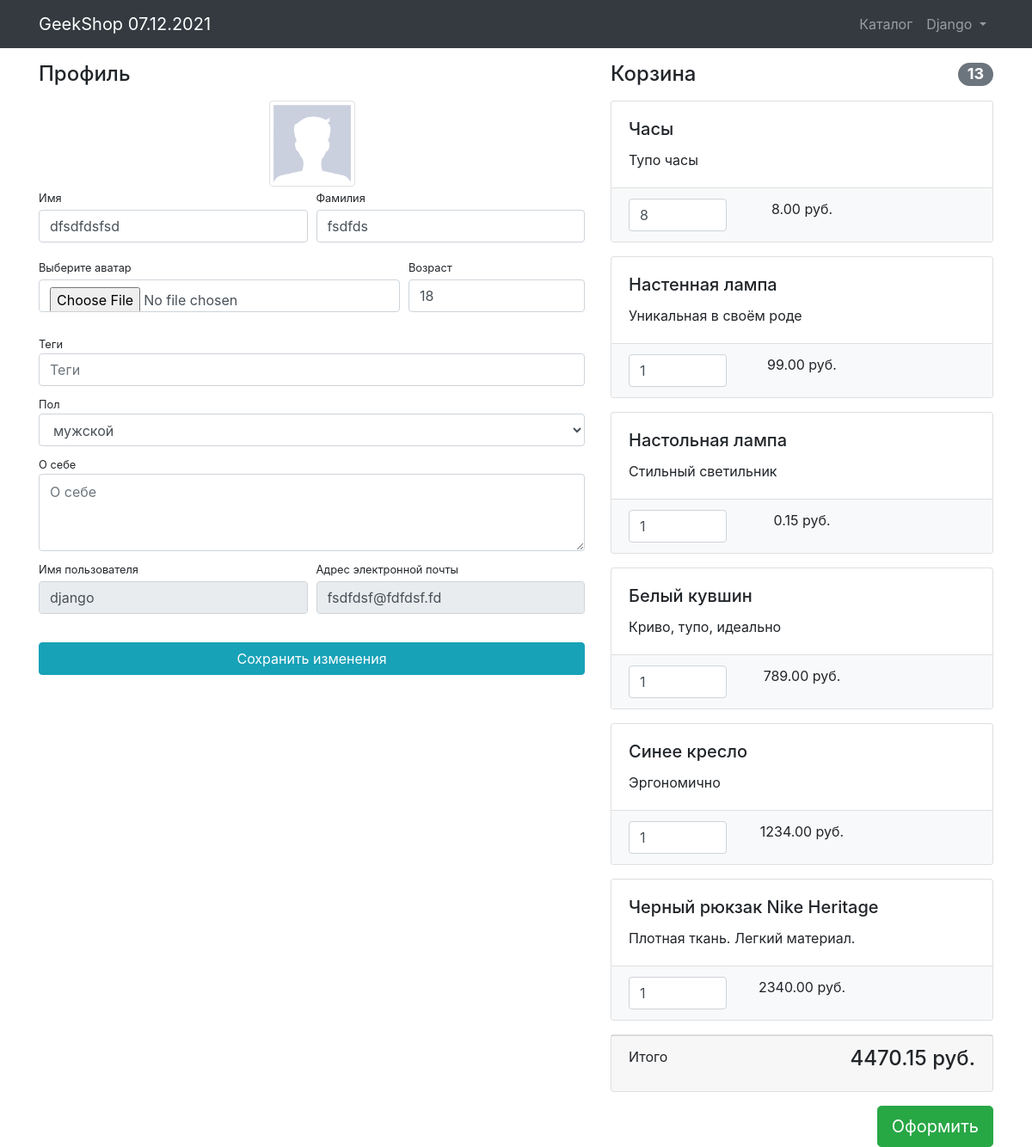
The page /auth/profile/ (signed in) on the database as committed earlier.
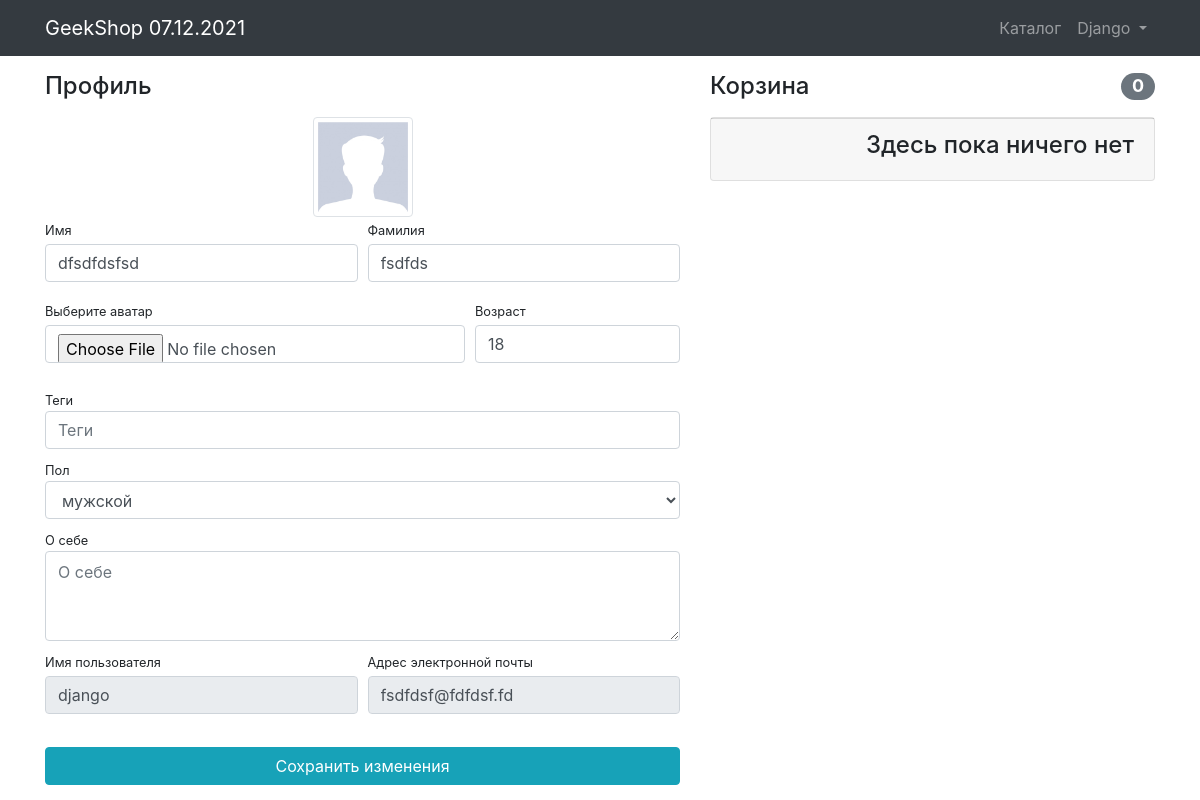
The same page on the database as committed later.
### authapp/models.py (models this page shows, shortened)
class ShopUser(AbstractUser):
    avatar = models.ImageField(upload_to='users_avatars', blank=True)
    age = models.IntegerField('Возраст', default=18)
    activation_key = models.CharField(max_length=128, blank=True)
    @cached_property
    def user_basket_count(self):
        items = self.basket.all()
        quantity = 0
        for item in items:
            quantity += item.count
        return quantity
    @cached_property
    def user_basket_cost(self):
        items = self.basket.select_related('product')
        cost = 0
        for item in items:
            cost += item.count * item.product.price
        return cost

### basketapp/models.py (models this page shows, shortened)
class Basket(models.Model):
    user = models.ForeignKey(get_user_model(), on_delete=models.CASCADE, related_name='basket')
    product = models.ForeignKey(Product, on_delete=models.CASCADE)
    count = models.PositiveIntegerField(verbose_name='количество', default=0)
    add_datetime = models.DateTimeField(auto_now_add=True)
    update_datetime = models.DateTimeField(auto_now=True)
    @cached_property
    def sum_price(self):
        return self.count * self.product.price

### products/models.py (models this page shows, shortened)
class Product(models.Model):
    category = models.ForeignKey(ProductsCategory, on_delete=models.CASCADE)
    name = models.CharField('Название', max_length=64)
    image = models.ImageField(upload_to='product_images', blank=True)
    description = models.CharField('Описание', max_length=256, blank=True)
    price = models.DecimalField('Цена', max_digits=9, decimal_places=2, default=0)
    quantity = models.IntegerField('Количество на складе', default=0)
    is_active = models.BooleanField('Доступность', default=True, db_index=True)

### authapp/views.py (the view)
# urls.py: path('profile/', authapp.profile, name='profile'),
@login_required
@transaction.atomic
def profile(request):
    if request.method == 'POST':
        user_form = ShopUserProfileForm(data=request.POST, files=request.FILES, instance=request.user)
        profile_form = UserProfileForm(data=request.POST, instance=request.user.userprofile)
        if user_form.is_valid() and profile_form.is_valid():
            user_form.save()
            messages.add_message(request, messages.SUCCESS, 'Профиль отредактирован!')
            return HttpResponseRedirect(reverse('auth:profile'))
    else:
        user_form = ShopUserProfileForm(instance=request.user)
        profile_form = UserProfileForm(instance=request.user.userprofile)
    basket = Basket.objects.filter(user=request.user)
    context = {
        'page_title': 'GeekShop - Профиль',
        'user_form': user_form,
        'profile_form': profile_form,
        'basket': basket,
        'object': request.user
    }
    return render(request, 'authapp/profile.html', context)

### authapp/forms.py
class ShopUserProfileForm(UserChangeForm):
    first_name = forms_lib.CharField(
        widget=forms_lib.TextInput(attrs={'class': 'form-control py-2', 'placeholder': 'Введите имя'}),
        required=False)
    last_name = forms_lib.CharField(
        widget=forms_lib.TextInput(attrs={'class': 'form-control py-2', 'placeholder': 'Введите фамилию'}),
        required=False)
    email = forms_lib.EmailField(
        widget=forms_lib.EmailInput(attrs={'class': 'form-control py-2', 'readonly': True}),
        required=False)
    username = forms_lib.CharField(
        widget=forms_lib.TextInput(attrs={'class': 'form-control py-2', 'readonly': True}))
    avatar = forms_lib.ImageField(
        widget=forms_lib.FileInput(attrs={'class': 'form-control py-2'}),
        required=False)
    age = forms_lib.IntegerField(
        widget=forms_lib.NumberInput(attrs={'class': 'form-control py-2'}))
    class Meta:
        model = get_user_model()
        fields = ('username', 'first_name', 'last_name', 'email', 'avatar', 'age', 'password')

### products/context_processors.py (called while the page is built)
def today(request):
    return {'today': datetime.now(), }

### authapp/templates/authapp/profile.html (shortened to what the changed rows need)
{% extends 'base.html' %}
{% load static %}
{% block css %}
    <link href="{% static 'css/profile.css' %}" rel="stylesheet">
{% endblock %}
{% block content %}
    <div class="container">
        <div class="row">
            <div class="col-lg-7">
                <form action="{% url 'auth:profile' %}" method="post" enctype="multipart/form-data">
                    <div class="form-row">
                        <div class="col-md-6">
                            <div class="form-group">
                                <label class="small mb-1"
                                       for="{{ user_form.first_name.id_for_label }}">Имя</label>
                                {{ user_form.first_name }}
                            </div>
                        </div>
                        <div class="col-md-6">
                            <div class="form-group">
                                <label class="small mb-1"
                                       for="{{ user_form.last_name.id_for_label }}">Фамилия</label>
                                {{ user_form.last_name }}
                            </div>
                        </div>
                    </div>
                    <div class="form-row">
                        <div class="col-md-8 custom-file">
                            <label class="small mb-1"
                                   for="{{ user_form.avatar.id_for_label }}">
                                Выберите аватар
                            </label>
                            {{ user_form.avatar }}
                        </div>
                        <div class="col-md-4">
                            <label class="small mb-1"
                                   for="{{ user_form.age.id_for_label }}">
                                Возраст
                            </label>
                            {{ user_form.age }}
                        </div>
                    </div>
                    <div class="form-row mt-2">
                        <div class="col-lg-6">
                            <label class="small mb-1"
                                   for="{{ user_form.username.id_for_label }}">Имя пользователя</label>
                            {{ user_form.username }}
                        </div>
                        <div class="col-md-6">
                            <label class="small mb-1"
                                   for="{{ user_form.email.id_for_label }}">Адрес электронной почты</label>
                            {{ user_form.email }}
                        </div>
                    </div>
                </form>
            </div>
            <div class="col-lg-5">
                <h4 class="mt-3 mb-3 d-flex justify-content-between align-items-center mb-3">
                    Корзина
                    <span class="badge badge-secondary badge-pill basketapp-count">{{ user.user_basket_count }}</span>
                </h4>
                {% if basket %}
                    {% include 'basket/basket.html' %}
                    <a href="{% url 'orders:create' %}" class="btn btn-success btn-lg float-right">Оформить</a>
                {% else %}
                    <div class="card mb-3">
                        <div class="card-footer">
                            <h4 class="float-right">Здесь пока ничего нет</h4>
                        </div>
                    </div>
                {% endif %}
            </div>
        </div>
    </div>
{% endblock %}

### templates/includes/navbar.html (shortened to what this page needs)
<div class="container">
    <a class="navbar-brand" href="{% url 'products:index' %}">GeekShop {{ today|date:"d.m.Y" }}</a>
    <div class="collapse navbar-collapse" id="navbarResponsive">
        <ul class="navbar-nav ml-auto">
            <li class="nav-item">
                <a class="nav-link"
                   href="{% url 'products:products' %}">
                    Каталог
                </a>
            </li>
            {% if user.is_authenticated %}
                <li class="nav-item dropdown">
                    <a class="dropdown-toggle nav-link" href="#" data-toggle="dropdown">
                        {{ user.username|title }}
                    </a>
                </li>
            {% else %}
                <li class="nav-item">
                    <a class="nav-link" href="{% url 'auth:login' %}">Войти <i class="fas fa-sign-in-alt"></i></a>
                </li>
            {% endif %}
        </ul>
    </div>
</div>

### basketapp/templates/basket/basket.html
{% for item in basket %}
    {% include 'basket/includes/basket_item.html' %}
{% endfor %}
<div class="card mb-3">
    <div class="card-footer">
        <p class="float-left">Итого</p>
        <h4 class="float-right">
            <span class="basketapp-total">{{ object.user_basket_cost }}</span><span class="money"> руб.</span>
        </h4>
    </div>
</div>

### basketapp/templates/basket/includes/basket_item.html (shortened to what this page needs)
    <div class="card mb-3 basketapp-item-{{ item.id }}">
        <div class="card-body">
            <h5 class="card-title">{{ item.product.name }}</h5>
            <p class="card-text">{{ item.product.description }}</p>
        </div>
        <ul class="list-group list-group-flush">
            <li class="list-group-item bg-light">
                <div class="row text-center">
                    <div class="col-lg-4">
                        <input name="number-{{ item.id }}" type="number" class="form-control"
                               value="{{ item.count }}" min="0" max="{{ item.product.quantity }}">
                    </div>
                    <div class="col-lg-4"><span class="basketapp-sum-{{ item.id }}">{{ item.sum_price }}</span>
                        руб.
                    </div>
                    <div class="col-lg-4">
                    </div>
                </div>
            </li>
        </ul>
    </div>

Rows that differ between the two databases and show on the page:
removed Basket: product.name "Часы", product.description "Тупо часы", count "8", sum_price "8.00"
removed Basket: product.name "Настенная лампа", product.description "Уникальная в своём роде", count "1", sum_price "99.00"
removed Basket: product.name "Настольная лампа", product.description "Стильный светильник", count "1", sum_price "0.15"
removed Basket: product.name "Белый кувшин", product.description "Криво, тупо, идеально", count "1", sum_price "789.00"
removed Basket: product.name "Синее кресло", product.description "Эргономично", count "1", sum_price "1234.00"
removed Basket: product.name "Черный рюкзак Nike Heritage", product.description "Плотная ткань. Легкий материал.", count "1", sum_price "2340.00"
changed ShopUser "Django": user_basket_count "13" → "0"; user_basket_cost "4470.15" → (not shown)
Other text that changed with them:
text no longer shown: "Итого руб. Оформить"
text now shown: "Здесь пока ничего нет"
